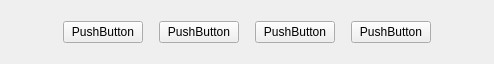
<?xml version="1.0" encoding="UTF-8"?>
<ui version="4.0">
 <class>ButtonGroup</class>
 <widget class="QWidget" name="ButtonGroup">
  <property name="geometry">
   <rect>
    <x>0</x>
    <y>0</y>
    <width>494</width>
    <height>64</height>
   </rect>
  </property>
  <property name="windowTitle">
   <string>Form</string>
  </property>
  <layout class="QHBoxLayout" name="horizontalLayout">
   <property name="spacing">
    <number>0</number>
   </property>
   <property name="leftMargin">
    <number>0</number>
   </property>
   <property name="topMargin">
    <number>0</number>
   </property>
   <property name="rightMargin">
    <number>0</number>
   </property>
   <property name="bottomMargin">
    <number>0</number>
   </property>
   <item>
    <widget class="QStackedWidget" name="stackedWidget">
     <property name="currentIndex">
      <number>3</number>
     </property>
     <widget class="QWidget" name="startPage">
      <layout class="QHBoxLayout" name="horizontalLayout_2">
       <item>
        <spacer name="horizontalSpacer">
         <property name="orientation">
          <enum>Qt::Horizontal</enum>
         </property>
         <property name="sizeHint" stdset="0">
          <size>
           <width>192</width>
           <height>20</height>
          </size>
         </property>
        </spacer>
       </item>
       <item>
        <widget class="MyButton" name="start">
         <property name="text">
          <string>开始游戏</string>
         </property>
        </widget>
       </item>
       <item>
        <spacer name="horizontalSpacer_2">
         <property name="orientation">
          <enum>Qt::Horizontal</enum>
         </property>
         <property name="sizeHint" stdset="0">
          <size>
           <width>191</width>
           <height>20</height>
          </size>
         </property>
        </spacer>
       </item>
      </layout>
     </widget>
     <widget class="QWidget" name="playCardPage">
      <layout class="QHBoxLayout" name="horizontalLayout_3">
       <item>
        <spacer name="horizontalSpacer_3">
         <property name="orientation">
          <enum>Qt::Horizontal</enum>
         </property>
         <property name="sizeHint" stdset="0">
          <size>
           <width>192</width>
           <height>20</height>
          </size>
         </property>
        </spacer>
       </item>
       <item>
        <widget class="MyButton" name="playCard">
         <property name="text">
          <string>出牌</string>
         </property>
        </widget>
       </item>
       <item>
        <spacer name="horizontalSpacer_4">
         <property name="orientation">
          <enum>Qt::Horizontal</enum>
         </property>
         <property name="sizeHint" stdset="0">
          <size>
           <width>191</width>
           <height>20</height>
          </size>
         </property>
        </spacer>
       </item>
      </layout>
     </widget>
     <widget class="QWidget" name="PassOrPlayPage">
      <layout class="QHBoxLayout" name="horizontalLayout_4">
       <item>
        <spacer name="horizontalSpacer_5">
         <property name="orientation">
          <enum>Qt::Horizontal</enum>
         </property>
         <property name="sizeHint" stdset="0">
          <size>
           <width>139</width>
           <height>20</height>
          </size>
         </property>
        </spacer>
       </item>
       <item>
        <widget class="MyButton" name="pass">
         <property name="text">
          <string>不出</string>
         </property>
        </widget>
       </item>
       <item>
        <spacer name="horizontalSpacer_6">
         <property name="orientation">
          <enum>Qt::Horizontal</enum>
         </property>
         <property name="sizeType">
          <enum>QSizePolicy::Fixed</enum>
         </property>
         <property name="sizeHint" stdset="0">
          <size>
           <width>15</width>
           <height>20</height>
          </size>
         </property>
        </spacer>
       </item>
       <item>
        <widget class="MyButton" name="playCard1">
         <property name="text">
          <string>出牌</string>
         </property>
        </widget>
       </item>
       <item>
        <spacer name="horizontalSpacer_7">
         <property name="orientation">
          <enum>Qt::Horizontal</enum>
         </property>
         <property name="sizeHint" stdset="0">
          <size>
           <width>139</width>
           <height>20</height>
          </size>
         </property>
        </spacer>
       </item>
      </layout>
     </widget>
     <widget class="QWidget" name="callLordPage">
      <layout class="QHBoxLayout" name="horizontalLayout_5">
       <item>
        <spacer name="horizontalSpacer_8">
         <property name="orientation">
          <enum>Qt::Horizontal</enum>
         </property>
         <property name="sizeHint" stdset="0">
          <size>
           <width>46</width>
           <height>20</height>
          </size>
         </property>
        </spacer>
       </item>
       <item>
        <widget class="MyButton" name="giveup">
         <property name="text">
          <string>PushButton</string>
         </property>
        </widget>
       </item>
       <item>
        <spacer name="horizontalSpacer_10">
         <property name="orientation">
          <enum>Qt::Horizontal</enum>
         </property>
         <property name="sizeType">
          <enum>QSizePolicy::Fixed</enum>
         </property>
         <property name="sizeHint" stdset="0">
          <size>
           <width>10</width>
           <height>20</height>
          </size>
         </property>
        </spacer>
       </item>
       <item>
        <widget class="MyButton" name="oneScore">
         <property name="text">
          <string>PushButton</string>
         </property>
        </widget>
       </item>
       <item>
        <spacer name="horizontalSpacer_11">
         <property name="orientation">
          <enum>Qt::Horizontal</enum>
         </property>
         <property name="sizeType">
          <enum>QSizePolicy::Fixed</enum>
         </property>
         <property name="sizeHint" stdset="0">
          <size>
           <width>10</width>
           <height>20</height>
          </size>
         </property>
        </spacer>
       </item>
       <item>
        <widget class="MyButton" name="twoScore">
         <property name="text">
          <string>PushButton</string>
         </property>
        </widget>
       </item>
       <item>
        <spacer name="horizontalSpacer_12">
         <property name="orientation">
          <enum>Qt::Horizontal</enum>
         </property>
         <property name="sizeType">
          <enum>QSizePolicy::Fixed</enum>
         </property>
         <property name="sizeHint" stdset="0">
          <size>
           <width>10</width>
           <height>20</height>
          </size>
         </property>
        </spacer>
       </item>
       <item>
        <widget class="MyButton" name="threeScore">
         <property name="text">
          <string>PushButton</string>
         </property>
        </widget>
       </item>
       <item>
        <spacer name="horizontalSpacer_9">
         <property name="orientation">
          <enum>Qt::Horizontal</enum>
         </property>
         <property name="sizeHint" stdset="0">
          <size>
           <width>46</width>
           <height>20</height>
          </size>
         </property>
        </spacer>
       </item>
      </layout>
     </widget>
     <widget class="QWidget" name="nullPage"/>
    </widget>
   </item>
  </layout>
 </widget>
 <customwidgets>
  <customwidget>
   <class>MyButton</class>
   <extends>QPushButton</extends>
   <header>mybutton.h</header>
  </customwidget>
 </customwidgets>
 <resources/>
 <connections/>
</ui>
